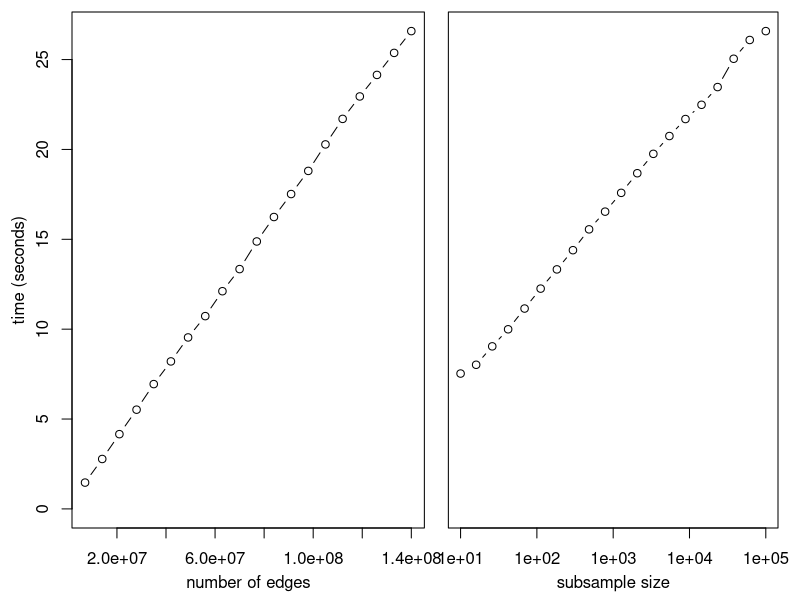

Source code (R):
nedges <- read.csv("data/simplify_num_edges.dat", header=TRUE)[,-1]
subsample <- read.csv("data/simplify_subsample.dat", header=TRUE)[,-1]

pdf(file="simplify_timings.pdf", width=4, height=2.4, pointsize=10)
layout(t(1:2), widths=c(1.2,1))
par(mar=c(3.5,3.5,0.5,0.5)+.1, mgp=c(2.2,1,0))
plot(nedges, type='b', xlab="number of edges", ylab="time (seconds)",
     ylim=range(0,nedges$time))
par(mar=c(3.5,0.5,0.5,1)+.1)
plot(subsample, type='b', xlab="subsample size", ylab="", yaxt='n',
     log='x',
     ylim=range(0,subsample$time))
dev.off()

